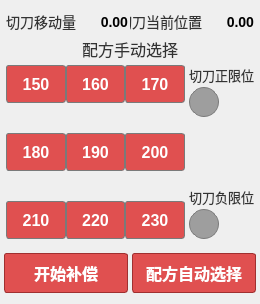
              <widget class="QWidget" name="widget_panelPlcCutter" native="true">
               <property name="sizePolicy">
                <sizepolicy hsizetype="Expanding" vsizetype="Expanding">
                 <horstretch>0</horstretch>
                 <verstretch>0</verstretch>
                </sizepolicy>
               </property>
               <property name="minimumSize">
                <size>
                 <width>260</width>
                 <height>0</height>
                </size>
               </property>
               <property name="maximumSize">
                <size>
                 <width>260</width>
                 <height>16777215</height>
                </size>
               </property>
               <property name="styleSheet">
                <string notr="true">QWidget#widget_panelPlcCutter {
    background-color: white;
    border: 1px solid #c8c8c8;
    border-radius: 4px;
}</string>
               </property>
               <layout class="QVBoxLayout" name="vLayout_panelPlcCutter" stretch="2,2,2,1,2">
                <property name="spacing">
                 <number>4</number>
                </property>
                <property name="leftMargin">
                 <number>4</number>
                </property>
                <property name="rightMargin">
                 <number>4</number>
                </property>
                <item>
                 <layout class="QHBoxLayout" name="hLayout_plcCutMove">
                  <property name="spacing">
                   <number>2</number>
                  </property>
                  <property name="leftMargin">
                   <number>2</number>
                  </property>
                  <property name="rightMargin">
                   <number>2</number>
                  </property>
                  <item>
                   <widget class="QLabel" name="label_plcCutMove">
                    <property name="styleSheet">
                     <string notr="true">QLabel {
    font-size: 14px;
    color: #333333;
    border: none;
}</string>
                    </property>
                    <property name="text">
                     <string>切刀移动量</string>
                    </property>
                    <property name="alignment">
                     <set>Qt::AlignmentFlag::AlignRight|Qt::AlignmentFlag::AlignTrailing|Qt::AlignmentFlag::AlignVCenter</set>
                    </property>
                   </widget>
                  </item>
                  <item>
                   <widget class="QLabel" name="label_plcCutMoveValue">
                    <property name="minimumSize">
                     <size>
                      <width>50</width>
                      <height>0</height>
                     </size>
                    </property>
                    <property name="maximumSize">
                     <size>
                      <width>50</width>
                      <height>16777215</height>
                     </size>
                    </property>
                    <property name="styleSheet">
                     <string notr="true">QLabel {
    font-size: 14px;
    font-weight: bold;
    color: #000000;
    border: none;
}</string>
                    </property>
                    <property name="text">
                     <string>0.00</string>
                    </property>
                    <property name="alignment">
                     <set>Qt::AlignmentFlag::AlignRight|Qt::AlignmentFlag::AlignTrailing|Qt::AlignmentFlag::AlignVCenter</set>
                    </property>
                   </widget>
                  </item>
                  <item>
                   <widget class="QLabel" name="label_plcCutPos">
                    <property name="styleSheet">
                     <string notr="true">QLabel {
    font-size: 14px;
    color: #333333;
    border: none;
}</string>
                    </property>
                    <property name="text">
                     <string>切刀当前位置</string>
                    </property>
                    <property name="alignment">
                     <set>Qt::AlignmentFlag::AlignRight|Qt::AlignmentFlag::AlignTrailing|Qt::AlignmentFlag::AlignVCenter</set>
                    </property>
                   </widget>
                  </item>
                  <item>
                   <widget class="QLabel" name="label_plcCutPosValue">
                    <property name="minimumSize">
                     <size>
                      <width>50</width>
                      <height>0</height>
                     </size>
                    </property>
                    <property name="maximumSize">
                     <size>
                      <width>50</width>
                      <height>16777215</height>
                     </size>
                    </property>
                    <property name="styleSheet">
                     <string notr="true">QLabel {
    font-size: 14px;
    font-weight: bold;
    color: #000000;
    border: none;
}</string>
                    </property>
                    <property name="text">
                     <string>0.00</string>
                    </property>
                    <property name="alignment">
                     <set>Qt::AlignmentFlag::AlignRight|Qt::AlignmentFlag::AlignTrailing|Qt::AlignmentFlag::AlignVCenter</set>
                    </property>
                   </widget>
                  </item>
                 </layout>
                </item>
                <item>
                 <widget class="QLabel" name="label_plcRecipeManual">
                  <property name="styleSheet">
                   <string notr="true">QLabel {
    font-size: 16px;
    color: #333333;
    border: none;
}</string>
                  </property>
                  <property name="text">
                   <string>配方手动选择</string>
                  </property>
                  <property name="alignment">
                   <set>Qt::AlignmentFlag::AlignCenter</set>
                  </property>
                 </widget>
                </item>
                <item>
                 <layout class="QHBoxLayout" name="hLayout_plcRecipeMid" stretch="1,0">
                  <property name="leftMargin">
                   <number>2</number>
                  </property>
                  <property name="rightMargin">
                   <number>2</number>
                  </property>
                  <item>
                   <layout class="QGridLayout" name="gLayout_plcRecipeBtns">
                    <property name="horizontalSpacing">
                     <number>0</number>
                    </property>
                    <property name="verticalSpacing">
                     <number>30</number>
                    </property>
                    <item row="0" column="0">
                     <widget class="QPushButton" name="pbtn_plcRecipe150">
                      <property name="minimumSize">
                       <size>
                        <width>58</width>
                        <height>38</height>
                       </size>
                      </property>
                      <property name="styleSheet">
                       <string notr="true">QPushButton {
    border: 1px solid #7a7a7a;
    border-radius: 3px;
    background-color: #e05050;
    color: #ffffff;
    font-size: 16px;
    font-weight: bold;
}</string>
                      </property>
                      <property name="text">
                       <string>150</string>
                      </property>
                     </widget>
                    </item>
                    <item row="0" column="1">
                     <widget class="QPushButton" name="pbtn_plcRecipe160">
                      <property name="minimumSize">
                       <size>
                        <width>58</width>
                        <height>38</height>
                       </size>
                      </property>
                      <property name="styleSheet">
                       <string notr="true">QPushButton {
    border: 1px solid #7a7a7a;
    border-radius: 3px;
    background-color: #e05050;
    color: #ffffff;
    font-size: 16px;
    font-weight: bold;
}</string>
                      </property>
                      <property name="text">
                       <string>160</string>
                      </property>
                     </widget>
                    </item>
                    <item row="0" column="2">
                     <widget class="QPushButton" name="pbtn_plcRecipe170">
                      <property name="minimumSize">
                       <size>
                        <width>58</width>
                        <height>38</height>
                       </size>
                      </property>
                      <property name="styleSheet">
                       <string notr="true">QPushButton {
    border: 1px solid #7a7a7a;
    border-radius: 3px;
    background-color: #e05050;
    color: #ffffff;
    font-size: 16px;
    font-weight: bold;
}</string>
                      </property>
                      <property name="text">
                       <string>170</string>
                      </property>
                     </widget>
                    </item>
                    <item row="1" column="0">
                     <widget class="QPushButton" name="pbtn_plcRecipe180">
                      <property name="minimumSize">
                       <size>
                        <width>58</width>
                        <height>38</height>
                       </size>
                      </property>
                      <property name="styleSheet">
                       <string notr="true">QPushButton {
    border: 1px solid #7a7a7a;
    border-radius: 3px;
    background-color: #e05050;
    color: #ffffff;
    font-size: 16px;
    font-weight: bold;
}</string>
                      </property>
                      <property name="text">
                       <string>180</string>
                      </property>
                     </widget>
                    </item>
                    <item row="1" column="1">
                     <widget class="QPushButton" name="pbtn_plcRecipe190">
                      <property name="minimumSize">
                       <size>
                        <width>58</width>
                        <height>38</height>
                       </size>
                      </property>
                      <property name="styleSheet">
                       <string notr="true">QPushButton {
    border: 1px solid #7a7a7a;
    border-radius: 3px;
    background-color: #e05050;
    color: #ffffff;
    font-size: 16px;
    font-weight: bold;
}</string>
                      </property>
                      <property name="text">
                       <string>190</string>
                      </property>
                     </widget>
                    </item>
                    <item row="1" column="2">
                     <widget class="QPushButton" name="pbtn_plcRecipe200">
                      <property name="minimumSize">
                       <size>
                        <width>58</width>
                        <height>38</height>
                       </size>
                      </property>
                      <property name="styleSheet">
                       <string notr="true">QPushButton {
    border: 1px solid #7a7a7a;
    border-radius: 3px;
    background-color: #e05050;
    color: #ffffff;
    font-size: 16px;
    font-weight: bold;
}</string>
                      </property>
                      <property name="text">
                       <string>200</string>
                      </property>
                     </widget>
                    </item>
                    <item row="2" column="0">
                     <widget class="QPushButton" name="pbtn_plcRecipe210">
                      <property name="minimumSize">
                       <size>
                        <width>58</width>
                        <height>38</height>
                       </size>
                      </property>
                      <property name="styleSheet">
                       <string notr="true">QPushButton {
    border: 1px solid #7a7a7a;
    border-radius: 3px;
    background-color: #e05050;
    color: #ffffff;
    font-size: 16px;
    font-weight: bold;
}</string>
                      </property>
                      <property name="text">
                       <string>210</string>
                      </property>
                     </widget>
                    </item>
                    <item row="2" column="1">
                     <widget class="QPushButton" name="pbtn_plcRecipe220">
                      <property name="minimumSize">
                       <size>
                        <width>58</width>
                        <height>38</height>
                       </size>
                      </property>
                      <property name="styleSheet">
                       <string notr="true">QPushButton {
    border: 1px solid #7a7a7a;
    border-radius: 3px;
    background-color: #e05050;
    color: #ffffff;
    font-size: 16px;
    font-weight: bold;
}</string>
                      </property>
                      <property name="text">
                       <string>220</string>
                      </property>
                     </widget>
                    </item>
                    <item row="2" column="2">
                     <widget class="QPushButton" name="pbtn_plcRecipe230">
                      <property name="minimumSize">
                       <size>
                        <width>58</width>
                        <height>38</height>
                       </size>
                      </property>
                      <property name="styleSheet">
                       <string notr="true">QPushButton {
    border: 1px solid #7a7a7a;
    border-radius: 3px;
    background-color: #e05050;
    color: #ffffff;
    font-size: 16px;
    font-weight: bold;
}</string>
                      </property>
                      <property name="text">
                       <string>230</string>
                      </property>
                     </widget>
                    </item>
                   </layout>
                  </item>
                  <item>
                   <layout class="QVBoxLayout" name="vLayout_plcCutLimits">
                    <item>
                     <layout class="QVBoxLayout" name="vLayout_plcPosLimit">
                      <property name="spacing">
                       <number>2</number>
                      </property>
                      <item>
                       <widget class="QLabel" name="label_plcCutPosLimitTitle">
                        <property name="styleSheet">
                         <string notr="true">QLabel {
    font-size: 13px;
    color: #333333;
    border: none;
}</string>
                        </property>
                        <property name="text">
                         <string>切刀正限位</string>
                        </property>
                        <property name="alignment">
                         <set>Qt::AlignmentFlag::AlignCenter</set>
                        </property>
                       </widget>
                      </item>
                      <item>
                       <widget class="QLabel" name="label_plcCutPosLimit">
                        <property name="minimumSize">
                         <size>
                          <width>30</width>
                          <height>30</height>
                         </size>
                        </property>
                        <property name="maximumSize">
                         <size>
                          <width>30</width>
                          <height>30</height>
                         </size>
                        </property>
                        <property name="styleSheet">
                         <string notr="true">QLabel {
    background-color: #9e9e9e;
    border: 1px solid #7a7a7a;
    border-radius: 15px;
}</string>
                        </property>
                        <property name="text">
                         <string/>
                        </property>
                       </widget>
                      </item>
                     </layout>
                    </item>
                    <item>
                     <spacer name="verticalSpacer_plcLimits">
                      <property name="orientation">
                       <enum>Qt::Orientation::Vertical</enum>
                      </property>
                      <property name="sizeHint" stdset="0">
                       <size>
                        <width>20</width>
                        <height>10</height>
                       </size>
                      </property>
                     </spacer>
                    </item>
                    <item>
                     <layout class="QVBoxLayout" name="vLayout_plcNegLimit">
                      <property name="spacing">
                       <number>2</number>
                      </property>
                      <item>
                       <widget class="QLabel" name="label_plcCutNegLimitTitle">
                        <property name="styleSheet">
                         <string notr="true">QLabel {
    font-size: 13px;
    color: #333333;
    border: none;
}</string>
                        </property>
                        <property name="text">
                         <string>切刀负限位</string>
                        </property>
                        <property name="alignment">
                         <set>Qt::AlignmentFlag::AlignCenter</set>
                        </property>
                       </widget>
                      </item>
                      <item>
                       <widget class="QLabel" name="label_plcCutNegLimit">
                        <property name="minimumSize">
                         <size>
                          <width>30</width>
                          <height>30</height>
                         </size>
                        </property>
                        <property name="maximumSize">
                         <size>
                          <width>30</width>
                          <height>30</height>
                         </size>
                        </property>
                        <property name="styleSheet">
                         <string notr="true">QLabel {
    background-color: #9e9e9e;
    border: 1px solid #7a7a7a;
    border-radius: 15px;
}</string>
                        </property>
                        <property name="text">
                         <string/>
                        </property>
                       </widget>
                      </item>
                     </layout>
                    </item>
                   </layout>
                  </item>
                 </layout>
                </item>
                <item>
                 <spacer name="verticalSpacer_plcLimits_2">
                  <property name="orientation">
                   <enum>Qt::Orientation::Vertical</enum>
                  </property>
                  <property name="sizeHint" stdset="0">
                   <size>
                    <width>20</width>
                    <height>10</height>
                   </size>
                  </property>
                 </spacer>
                </item>
                <item>
                 <layout class="QHBoxLayout" name="hLayout_plcBottom">
                  <item>
                   <widget class="QPushButton" name="pbtn_plcStartCompensate">
                    <property name="minimumSize">
                     <size>
                      <width>0</width>
                      <height>40</height>
                     </size>
                    </property>
                    <property name="styleSheet">
                     <string notr="true">QPushButton {
    padding: 6px 10px;
    border: 1px solid #a03030;
    border-radius: 3px;
    background-color: #e05050;
    color: #ffffff;
    font-size: 16px;
    font-weight: bold;
}</string>
                    </property>
                    <property name="text">
                     <string>开始补偿</string>
                    </property>
                   </widget>
                  </item>
                  <item>
                   <widget class="QPushButton" name="pbtn_plcAutoRecipe">
                    <property name="minimumSize">
                     <size>
                      <width>0</width>
                      <height>40</height>
                     </size>
                    </property>
                    <property name="styleSheet">
                     <string notr="true">QPushButton {
    padding: 6px 10px;
    border: 1px solid #a03030;
    border-radius: 3px;
    background-color: #e05050;
    color: #ffffff;
    font-size: 16px;
    font-weight: bold;
}</string>
                    </property>
                    <property name="text">
                     <string>配方自动选择</string>
                    </property>
                   </widget>
                  </item>
                 </layout>
                </item>
               </layout>
              </widget>
